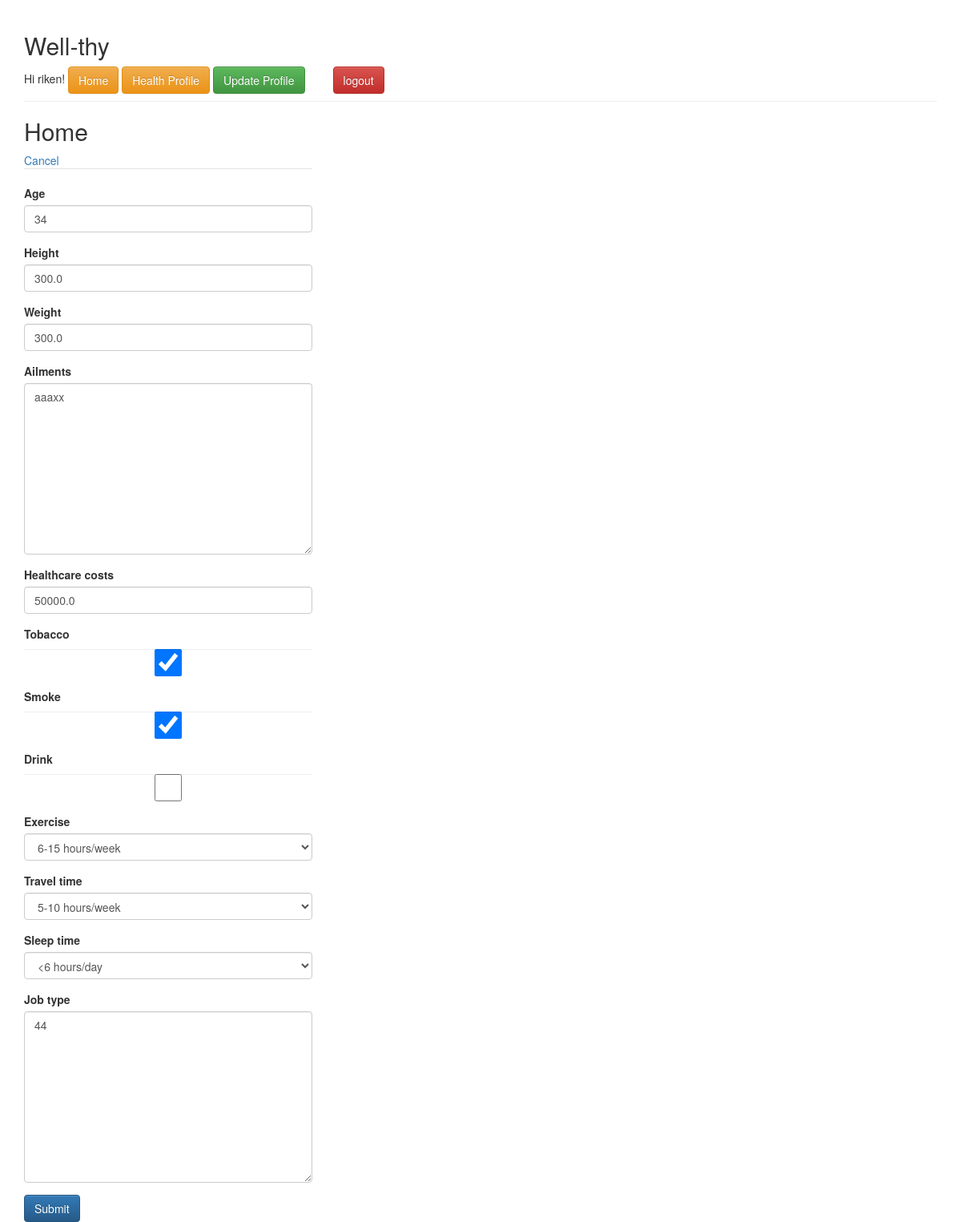
/health/update/25 (signed in), run on the app's committed database.
### health/models.py (models this page shows, shortened)
class HealthProfile(models.Model):
	user = models.ForeignKey(User, on_delete=models.CASCADE)
	age = models.IntegerField(validators=[MaxValueValidator(100), MinValueValidator(0)],null=True,blank=True,help_text="Enter age :")
	height = models.FloatField(validators=[MaxValueValidator(300), MinValueValidator(20)],null=True,blank=True,help_text="Enter height (In Inches) :")
	weight = models.FloatField(validators=[MaxValueValidator(300), MinValueValidator(20)],null=True,blank=True,help_text="Enter weight (In Lbs) :")
	ailments = models.TextField(max_length=1000, null=True, blank=True, help_text='Enter comma separated list of pre-existing ailments :')
	tobacco = models.BooleanField(help_text="Do you consume tobacco?", default=False)
	smoke = models.BooleanField(help_text="Do you consume smoke?", default=False)
	drink = models.BooleanField(help_text="Do you consume drink?", default=False)
	healthcare_costs = models.FloatField(validators=[MaxValueValidator(50000), MinValueValidator(0)],null=True,blank=True,help_text="Enter your total healthcare costs (per year)")
	POSS_EXERCISE = (
	    (2, '>15 hours/week'),
	    (1, '6-15 hours/week'),
	    (0, '<6 hours/week'),
	)
	exercise = models.IntegerField(choices=POSS_EXERCISE, default=1, help_text='Select how much do you exercise?')
	POSS_TRAVEL = (
		(2, '>10 hours/week'),
		(1, '5-10 hours/week'),
		(0, '<5 hours/week'),
	)
	travel_time = models.IntegerField(choices=POSS_TRAVEL, default=1, help_text='Select how much do you travel?')
	POSS_SLEEP = (
		(2, '>8 hours/day'),
		(1, '6-8 hours/day'),
		(0, '<6 hours/day'),
	)
	sleep_time = models.IntegerField(choices=POSS_SLEEP, default=POSS_SLEEP[1], help_text='Select how much do you sleep?')
	job_type = models.TextField(max_length=1000, null=True, blank=True, help_text='Enter your job description :')

### health/views.py (the view)
# urls.py: path('update/<pk>', login_required(views.HealthProfileUpdate.as_view(template_name="health/form.html")), name='health_update')
class HealthProfileUpdate(UpdateView):
    model = HealthProfile
    fields = ['age','height','weight','ailments','healthcare_costs','tobacco','smoke','drink','exercise','travel_time', 'sleep_time','job_type']
    success_url = reverse_lazy('health:health_profile')

### templates/health/form.html
{% extends 'base.html' %}
{% load widget_tweaks %}
{% block content %}
	<h2>Home</h2><a href="{% url 'health:health_profile' %}">Cancel</a>
	<div class="row">
		<div class="col-md-4">
			<form method="post" role="form">{% csrf_token %}
			        <legend>{{ title }}</legend>
			        {% for field in form %}
			            {% if field.errors %}
			                <div class="form-group">
			                    <label class="control-label">{{ field.label }}</label>
			                        <span class="help-inline text-danger">
			                            {% for error in  field.errors %}<br>{{ error }}{% endfor %}
			                        </span>
			                    <div class="controls">
			                    	{% with placeholder='placeholder:'|add:field.help_text%}
				                        {{ field | add_class:"form-control"|attr:placeholder}}
			                    	{% endwith %}
			                    </div>
			                </div>
			            {% else %}
			                <div class="form-group">
			                    <label class="control-label">{{ field.label }}</label>
		                        {% with placeholder='placeholder:'|add:field.help_text%}
			                        {{ field | add_class:"form-control"|attr:placeholder}}
		                    	{% endwith %}
			                </div>
			            {% endif %}
			        {% endfor %}
			    <div class="form-actions">
			        <button type="submit" class="btn btn-primary" >Submit</button>
			    </div>
			</form>
		</div>
	</div>
{% endblock %}

### templates/base.html (shortened to what this page needs)
<!DOCTYPE html>
<html>
<head>
  <link rel="stylesheet" href="https://maxcdn.bootstrapcdn.com/bootstrap/3.3.7/css/bootstrap.min.css">
  <link rel="stylesheet" href="https://maxcdn.bootstrapcdn.com/bootstrap/3.3.7/css/bootstrap-theme.min.css">
</head>
<body>
    <div class="container container-fluid page-container">
    <div class="page-header">
      <h2>Well-thy</h2>
      {% if user.is_authenticated %}
      Hi {{ user.username }}!
      <a class="btn btn-warning" href="{% url 'home' %}">Home</a>
      <a class="btn btn-warning" href="{% url 'health:health_profile' %}">Health Profile</a>
      <a class="btn btn-success" href="{% url 'health:handle' %}">Update Profile</a>
      <a class="btn btn-danger" href="{% url 'logout' %}">logout</a>
      {% else %}
      <a class="btn btn-warning" href="{% url 'login' %}">login</a>
      <a class="btn btn-primary" href="{% url 'signup' %}">SignUp</a>
      {% endif %}
    </div>
      {% block content %}
      {% endblock %}
    </div>
</body>
</html>

### data on the page
HealthProfile: age "34" "300.0" "300.0" "aaaxx" "50000.0" "☑" "☑" "6-15 hours/week" "5-10 hours/week" "<6 hours/day" "44"

### other printed values
{{ user.username }} "riken"
{{ field.label }} "Age" "Height" "Weight" "Ailments" "Healthcare costs" "Tobacco" "Smoke" "Drink" "Exercise" "Travel time" "Sleep time" "Job type"
